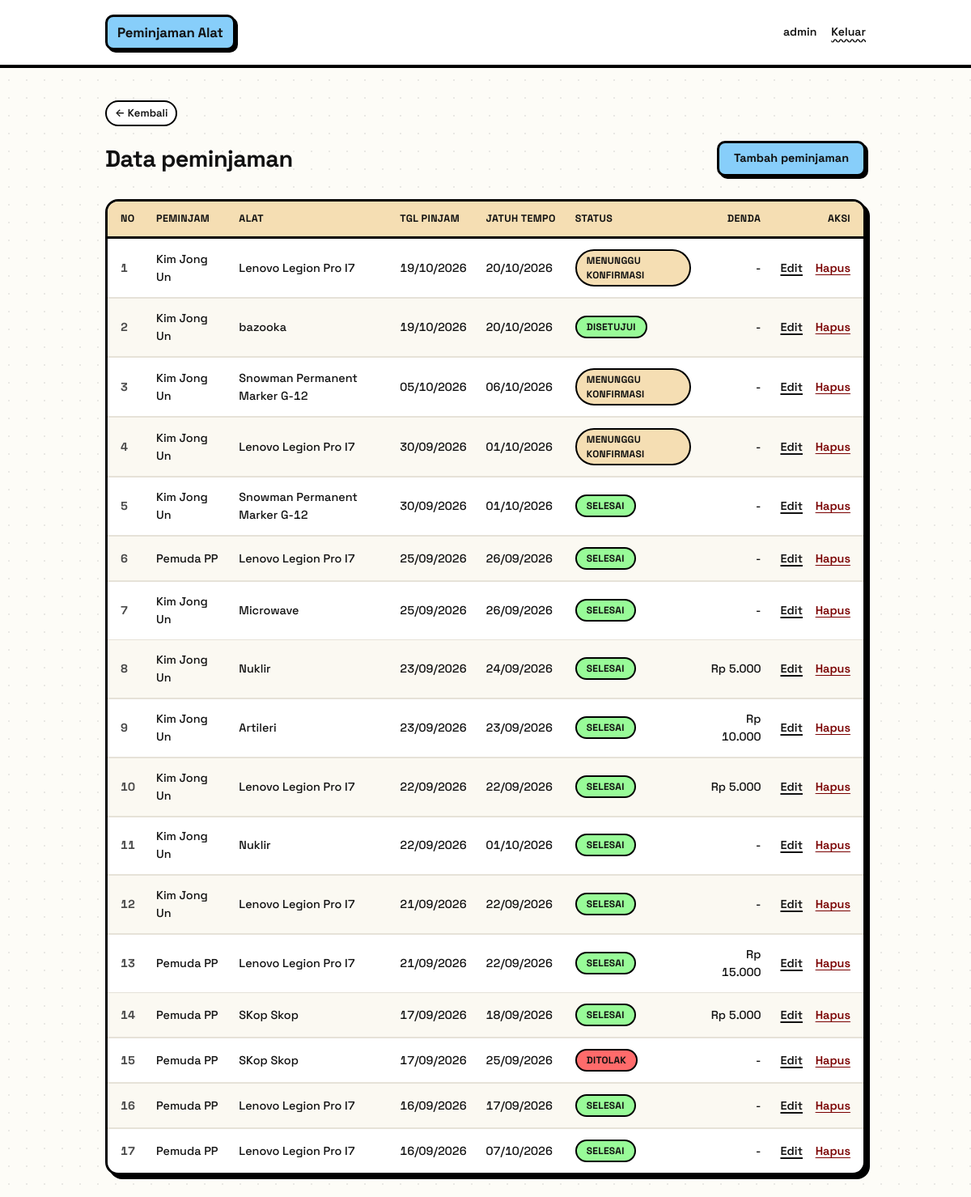
The app's page /peminjaman/index.php (signed in) with its own data.
### tables this page shows
CREATE TABLE `peminjaman` (
  `id` int(11) NOT NULL,
  `peminjam_id` int(11) DEFAULT NULL,
  `alat_id` int(11) DEFAULT NULL,
  `tgl_pinjam` date NOT NULL,
  `tgl_jatuh_tempo` date DEFAULT NULL,
  `tgl_ajukan_kembali` date DEFAULT NULL,
  `status` varchar(20) DEFAULT 'pending',
  `denda` decimal(10,2) DEFAULT 0.00
);

CREATE TABLE `users` (
  `id` int(11) NOT NULL,
  `username` varchar(50) NOT NULL,
  `password` varchar(255) NOT NULL,
  `role` varchar(20) DEFAULT 'peminjam'
);

CREATE TABLE `alat` (
  `id` int(11) NOT NULL,
  `nama` varchar(100) NOT NULL,
  `kategori_id` int(11) DEFAULT NULL,
  `stok` int(11) DEFAULT 0
);

### peminjaman/index.php (the view, shortened to what this page needs)
<?php
include '../config/connection.php';
$role = $_SESSION['role'];
$label_status = [
    'pending'              => 'Pending',
    'disetujui'            => 'Disetujui',
    'menunggu_konfirmasi'  => 'Menunggu konfirmasi',
    'selesai'              => 'Selesai',
    'ditolak'              => 'Ditolak',
];
?>
<!DOCTYPE html>
<html lang="id">
<head>
    <link rel="stylesheet" href="../assets/css/tampil.css">
</head>
<body>
<header class="topbar">
    <a href="../index.php" class="brand">Peminjaman Alat</a>
    <div class="user">
        <span><?= $_SESSION['username'] ?></span>
        <a href="../logout.php">Keluar</a>
    </div>
</header>
<main class="page">
    <a href="../index.php" class="back">Kembali</a>
    <div class="page-head">
        <h1>Data peminjaman</h1>
        <?php if($role == 'admin'): ?>
            <a href="tambah.php" class="btn btn-primary">Tambah peminjaman</a>
        <?php elseif($role == 'petugas'): ?>
            <a href="approve.php" class="btn btn-primary">Setujui peminjaman</a>
        <?php else: ?>
            <a href="tambah.php" class="btn btn-primary">Ajukan peminjaman</a>
        <?php endif; ?>
    </div>
    <table>
        <thead>
            <tr>
                <th>No</th>
                <th>Peminjam</th>
                <th>Alat</th>
                <th>Tgl pinjam</th>
                <th>Jatuh tempo</th>
                <th>Status</th>
                <th class="num">Denda</th>
                <?php if($role == 'admin'): ?>
                    <th class="aksi">Aksi</th>
                <?php endif; ?>
            </tr>
        </thead>
        <tbody>
            <?php
            $no = 1;
            if($role == 'admin' || $role == 'petugas') {
                $data = $conn->query("SELECT p.*, u.username, a.nama AS alat
                                      FROM peminjaman p
                                      JOIN users u ON p.peminjam_id = u.id
                                      JOIN alat a ON p.alat_id = a.id
                                      ORDER BY p.id DESC");
            }
            while($r = $data->fetch_assoc()):
            ?>
            <tr>
                <td><?= $no++ ?></td>
                <td><?= $r['username'] ?></td>
                <td><?= $r['alat'] ?></td>
                <td><?= date('d/m/Y', strtotime($r['tgl_pinjam'])) ?></td>
                <td><?= date('d/m/Y', strtotime($r['tgl_jatuh_tempo'])) ?></td>
                <td><span class="badge <?= $r['status'] ?>"><?= $label_status[$r['status']] ?? ucfirst($r['status']) ?></span></td>
                <td class="num"><?= $r['denda'] > 0 ? 'Rp ' . number_format($r['denda'], 0, ',', '.') : '-' ?></td>
                <?php if($role == 'admin'): ?>
                    <td class="aksi">
                        <a href="edit.php?id=<?= $r['id'] ?>">Edit</a>
                        <a href="hapus.php?id=<?= $r['id'] ?>" class="hapus" onclick="return confirm('Hapus data peminjaman ini?')">Hapus</a>
                    </td>
                <?php endif; ?>
            </tr>
            <?php endwhile; ?>
        </tbody>
    </table>
</main>
</body>
</html>

### records on screen
peminjaman: peminjam.username "Kim Jong Un", alat.nama "Lenovo Legion Pro I7", tgl_pinjam "19/10/2026", tgl_jatuh_tempo "20/10/2026", status "MENUNGGU KONFIRMASI"
peminjaman: peminjam.username "Kim Jong Un", alat.nama "bazooka", tgl_pinjam "19/10/2026", tgl_jatuh_tempo "20/10/2026", status "DISETUJUI"
peminjaman: peminjam.username "Kim Jong Un", alat.nama "Snowman Permanent Marker G-12", tgl_pinjam "05/10/2026", tgl_jatuh_tempo "06/10/2026", status "MENUNGGU KONFIRMASI"
peminjaman: peminjam.username "Kim Jong Un", alat.nama "Lenovo Legion Pro I7", tgl_pinjam "30/09/2026", tgl_jatuh_tempo "01/10/2026", status "MENUNGGU KONFIRMASI"
peminjaman: peminjam.username "Kim Jong Un", alat.nama "Snowman Permanent Marker G-12", tgl_pinjam "30/09/2026", tgl_jatuh_tempo "01/10/2026", status "SELESAI"
peminjaman: peminjam.username "Pemuda PP", alat.nama "Lenovo Legion Pro I7", tgl_pinjam "25/09/2026", tgl_jatuh_tempo "26/09/2026", status "SELESAI"
peminjaman: peminjam.username "Kim Jong Un", alat.nama "Microwave", tgl_pinjam "25/09/2026", tgl_jatuh_tempo "26/09/2026", status "SELESAI"
peminjaman: peminjam.username "Kim Jong Un", alat.nama "Nuklir", tgl_pinjam "23/09/2026", tgl_jatuh_tempo "24/09/2026", status "SELESAI", denda "5.000"
peminjaman: peminjam.username "Kim Jong Un", alat.nama "Artileri", tgl_pinjam "23/09/2026", tgl_jatuh_tempo "23/09/2026", status "SELESAI", denda "10.000"
peminjaman: peminjam.username "Kim Jong Un", alat.nama "Lenovo Legion Pro I7", tgl_pinjam "22/09/2026", tgl_jatuh_tempo "22/09/2026", status "SELESAI", denda "5.000"
peminjaman: peminjam.username "Kim Jong Un", alat.nama "Nuklir", tgl_pinjam "22/09/2026", tgl_jatuh_tempo "01/10/2026", status "SELESAI"
peminjaman: peminjam.username "Kim Jong Un", alat.nama "Lenovo Legion Pro I7", tgl_pinjam "21/09/2026", tgl_jatuh_tempo "22/09/2026", status "SELESAI"
peminjaman: peminjam.username "Pemuda PP", alat.nama "Lenovo Legion Pro I7", tgl_pinjam "21/09/2026", tgl_jatuh_tempo "22/09/2026", status "SELESAI", denda "15.000"
peminjaman: peminjam.username "Pemuda PP", alat.nama "SKop Skop", tgl_pinjam "17/09/2026", tgl_jatuh_tempo "18/09/2026", status "SELESAI", denda "5.000"
peminjaman: peminjam.username "Pemuda PP", alat.nama "SKop Skop", tgl_pinjam "17/09/2026", tgl_jatuh_tempo "25/09/2026", status "DITOLAK"
peminjaman: peminjam.username "Pemuda PP", alat.nama "Lenovo Legion Pro I7", tgl_pinjam "16/09/2026", tgl_jatuh_tempo "17/09/2026", status "SELESAI"
peminjaman: peminjam.username "Pemuda PP", alat.nama "Lenovo Legion Pro I7", tgl_pinjam "16/09/2026", tgl_jatuh_tempo "07/10/2026", status "SELESAI"

### other values on screen
$_SESSION['username'] "admin"
